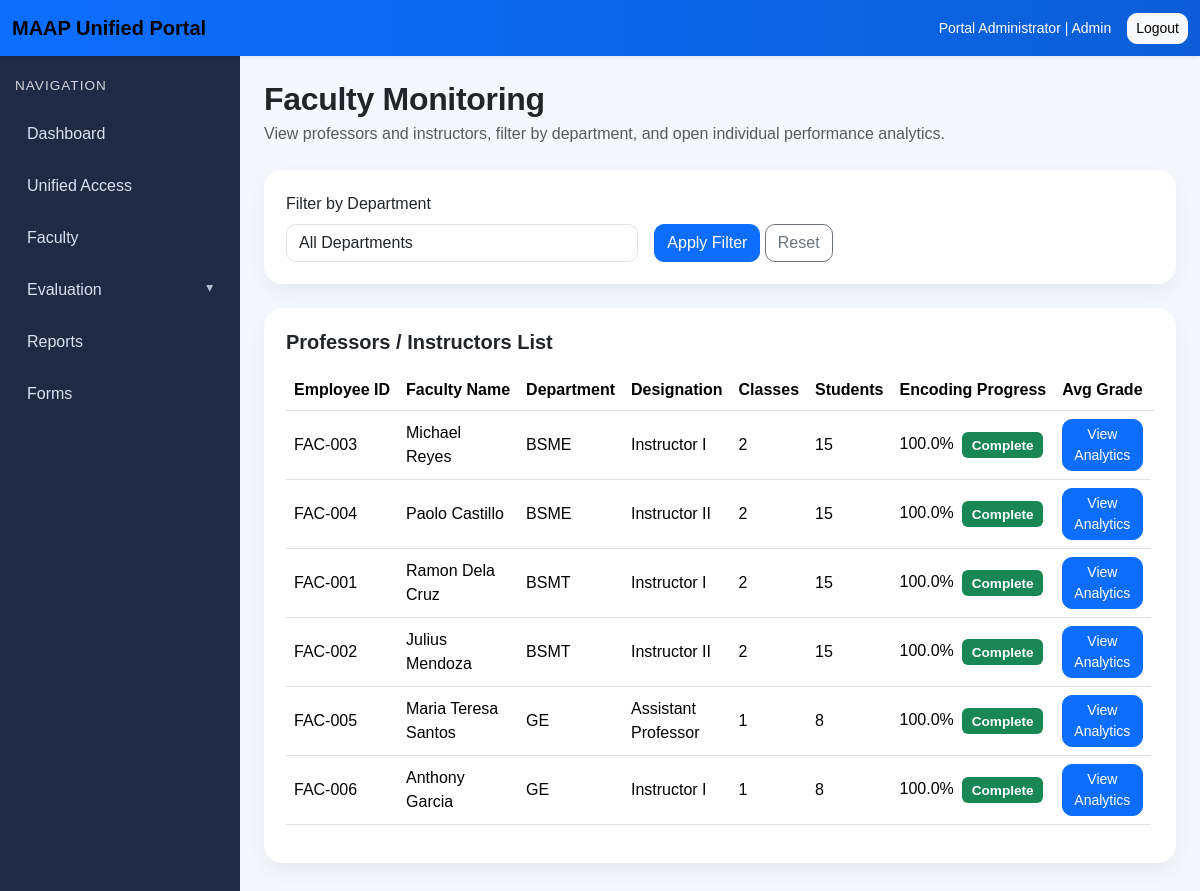
Page /academics/admin/faculty/ (signed in) on the committed database.
### accounts/models.py (models this page shows, shortened)
class CustomUser(AbstractUser):
    ROLE_CHOICES = [
        ("admin", "Admin"),
        ("faculty", "Faculty"),
        ("student", "Student"),
    ]
    role = models.CharField(max_length=20, choices=ROLE_CHOICES, default="student")

### academics/models.py (models this page shows, shortened)
class FacultyProfile(models.Model):
    user = models.OneToOneField(
        settings.AUTH_USER_MODEL,
        on_delete=models.CASCADE,
        related_name="faculty_profile"
    )
    department = models.ForeignKey(
        Department,
        on_delete=models.SET_NULL,
        null=True,
        blank=True,
        related_name="faculty_members"
    )
    employee_id = models.CharField(max_length=30, unique=True)
    designation = models.CharField(max_length=100, blank=True)
    class Meta:
        ordering = ["employee_id"]

class Department(models.Model):
    name = models.CharField(max_length=150, unique=True)
    code = models.CharField(max_length=20, unique=True)
    class Meta:
        ordering = ["name"]

### academics/views.py (the view)
# urls.py: path("admin/faculty/", views.admin_faculty_list, name="admin-faculty-list"),
@login_required
def admin_faculty_list(request):
    if request.user.role != "admin":
        return redirect("role-redirect")
    departments = Department.objects.all().order_by("code")
    selected_department_id = request.GET.get("department")
    faculty_qs = (
        FacultyProfile.objects
        .select_related("user", "department")
        .order_by("department__code", "employee_id")
    )
    if selected_department_id:
        faculty_qs = faculty_qs.filter(department_id=selected_department_id)
    faculty_rows = []
    for faculty in faculty_qs:
        assigned_classes = ClassSection.objects.filter(faculty=faculty).count()
        total_students = (
            Enrollment.objects
            .filter(class_section__faculty=faculty)
            .values("student")
            .distinct()
            .count()
        )
        total_records = Enrollment.objects.filter(class_section__faculty=faculty).count()
        graded_records = Grade.objects.filter(enrollment__class_section__faculty=faculty).count()
        progress_percent = 0
        if total_records > 0:
            progress_percent = round((graded_records / total_records) * 100, 2)
        if progress_percent == 100:
            progress_status = "Complete"
        elif progress_percent > 0:
            progress_status = "In Progress"
        else:
            progress_status = "Not Started"
        average_grade = (
            Grade.objects
            .filter(enrollment__class_section__faculty=faculty)
            .aggregate(avg=Avg("final_grade"))
            .get("avg")
        )
        average_attendance = (
            AttendanceSummary.objects
            .filter(enrollment__class_section__faculty=faculty)
            .aggregate(avg=Avg("attendance_percent"))
            .get("avg")
        )
        evaluation_average = (
            FacultyEvaluation.objects
            .filter(faculty=faculty)
            .aggregate(avg=Avg("evaluation_score"))
            .get("avg")
        )
        faculty_rows.append({
            "faculty": faculty,
            "assigned_classes": assigned_classes,
            "total_students": total_students,
            "total_records": total_records,
            "graded_records": graded_records,
            "progress_percent": progress_percent,
            "progress_status": progress_status,
            "average_grade": average_grade,
            "average_attendance": average_attendance,
            "evaluation_average": evaluation_average,
        })
    context = {
        "page_title": "Faculty Monitoring",
        "departments": departments,
        "selected_department_id": selected_department_id,
        "faculty_rows": faculty_rows,
    }
    return render(request, "academics/admin_faculty_list.html", context)

### templates/academics/admin_faculty_list.html (shortened to what this page needs)
{% extends "base.html" %}
{% block content %}
<div class="page-header">
    <h2 class="fw-bold mb-1">Faculty Monitoring</h2>
    <p class="text-muted mb-0">
        View professors and instructors, filter by department, and open individual performance analytics.
    </p>
</div>
<div class="section-box mb-4">
    <form method="get" class="row g-3 align-items-end">
        <div class="col-md-5">
            <label class="form-label">Filter by Department</label>
            <select name="department" class="form-control">
                <option value="">All Departments</option>
            </select>
        </div>
        <div class="col-md-4">
            <button type="submit" class="btn btn-primary">Apply Filter</button>
            <a href="{% url 'admin-faculty-list' %}" class="btn btn-outline-secondary">Reset</a>
        </div>
    </form>
</div>
<div class="section-box">
    <h5 class="fw-bold mb-3">Professors / Instructors List</h5>
    <div class="table-responsive">
        <table class="table align-middle">
            <thead>
                <tr>
                    <th>Employee ID</th>
                    <th>Faculty Name</th>
                    <th>Department</th>
                    <th>Designation</th>
                    <th>Classes</th>
                    <th>Students</th>
                    <th>Encoding Progress</th>
                    <th>Avg Grade</th>
                    <th></th>
                </tr>
            </thead>
            <tbody>
                {% for row in faculty_rows %}
                <tr>
                    <td>{{ row.faculty.employee_id }}</td>
                    <td>{{ row.faculty.user.get_full_name }}</td>
                    <td>
                        {% if row.faculty.department %}
                            {{ row.faculty.department.code }}
                        {% else %}
                            -
                        {% endif %}
                    </td>
                    <td>{{ row.faculty.designation }}</td>
                    <td>{{ row.assigned_classes }}</td>
                    <td>{{ row.total_students }}</td>
                    <td>
                        {{ row.progress_percent }}%
                        {% if row.progress_status == "Complete" %}
                            <span class="badge bg-success ms-1">Complete</span>
                        {% elif row.progress_status == "In Progress" %}
                            <span class="badge bg-warning ms-1">In Progress</span>
                        {% else %}
                            <span class="badge bg-secondary ms-1">Not Started</span>
                        {% endif %}
                    </td>
                    <td>
                        <a href="{% url 'admin-faculty-analytics' row.faculty.id %}" class="btn btn-primary btn-sm">
                            View Analytics
                        </a>
                    </td>
                </tr>
                {% empty %}
                <tr>
                    <td colspan="8" class="text-center text-muted">No faculty records found.</td>
                </tr>
                {% endfor %}
            </tbody>
        </table>
    </div>
</div>
{% endblock %}

### templates/base.html (shortened to what this page needs)
{% load static %}
<!DOCTYPE html>
<html lang="en">
<head>
    <link href="https://cdn.jsdelivr.net/npm/bootstrap@5.3.3/dist/css/bootstrap.min.css" rel="stylesheet">
    <link rel="stylesheet" href="{% static 'css/portal.css' %}">
</head>
<body>
{% if user.is_authenticated %}
    <nav class="navbar navbar-expand-lg portal-navbar shadow-sm">
        <div class="container-fluid">
            <a class="navbar-brand fw-bold" href="{% url 'role-redirect' %}">
                MAAP Unified Portal
            </a>
            <div class="d-flex align-items-center gap-3 ms-auto">
                <span class="text-white small">
                    {{ user.get_full_name|default:user.username }} | {{ user.role|title }}
                </span>
                <form method="post" action="{% url 'logout' %}">
                    <button type="submit" class="btn btn-light btn-sm">Logout</button>
                </form>
            </div>
        </div>
    </nav>
    <div class="portal-wrapper">
        <aside class="portal-sidebar">
            <div class="sidebar-heading">Navigation</div>
            <a href="{% url 'role-redirect' %}" class="sidebar-link">Dashboard</a>
            <a href="{% url 'unified-access' %}" class="sidebar-link">Unified Access</a>
            {% if user.role == 'admin' %}
                    <a href="{% url 'admin-faculty-list' %}" class="sidebar-link">Faculty</a>
                    <button class="sidebar-link sidebar-toggle {% if '/evaluations/' in request.path %}active{% endif %}"
                        type="button"
                        data-bs-toggle="collapse"
                        data-bs-target="#evaluationSubMenu"
                        aria-expanded="{% if '/evaluations/' in request.path %}true{% else %}false{% endif %}"
                        aria-controls="evaluationSubMenu">Evaluation<span class="sidebar-arrow">▾</span>
                    </button>
                <a href="{% url 'reports-index' %}" class="sidebar-link">Reports</a>
                <a href="{% url 'forms-repository' %}" class="sidebar-link">Forms</a>
            {% endif %}
        </aside>
        <main class="portal-content">
{% else %}
    <div class="container py-5">
        <div class="row justify-content-center">
            <div class="col-md-6 col-lg-5">
{% endif %}
                {% block content %}{% endblock %}
{% if user.is_authenticated %}
        </main>
    </div>
{% else %}
            </div>
        </div>
    </div>
{% endif %}
</body>
</html>

### static/css/portal.css (style rules this page uses)
body { background-color: #f4f7fb; font-family: Arial, sans-serif; margin: 0; overflow-x: hidden; }
.portal-navbar { background: linear-gradient(90deg, #0d6efd, #0b5ed7); }
.portal-wrapper { display: flex; min-height: calc(100vh - 56px); width: 100%; max-width: 100vw; min-width: 0; overflow-x: hidden; }
.portal-sidebar { width: 240px; flex: 0 0 240px; background-color: #1f2a44; color: #ffffff; padding: 20px 15px; }
.sidebar-heading { font-size: 0.85rem; text-transform: uppercase; letter-spacing: 1px; margin-bottom: 16px; opacity: 0.8; }
.sidebar-link { display: block; color: #d9e2f2; text-decoration: none; padding: 10px 12px; margin-bottom: 8px; border-radius: 10px; transition: 0.2s ease; }
.portal-content { flex: 1 1 auto; width: calc(100vw - 240px); max-width: calc(100vw - 240px); padding: 24px; min-width: 0; overflow-x: hidden; box-sizing: border-box; }
.page-header { margin-bottom: 24px; }
.section-box { background: #ffffff; border-radius: 18px; padding: 22px; box-shadow: 0 8px 20px rgba(0, 0, 0, 0.06); }
.badge { font-size: 0.85rem; padding: 0.45em 0.7em; }
.table th { white-space: nowrap; }
.table td { vertical-align: middle; }
.btn { border-radius: 10px; }
.form-control, .form-select { border-radius: 10px; }
.page-header h2 { letter-spacing: -0.3px; }
.section-box { margin-bottom: 4px; }
.sidebar-toggle { width: 100%; border: none; background: transparent; text-align: left; cursor: pointer; }
.sidebar-arrow { float: right; font-size: 0.85rem; opacity: 0.8; }
.admin-dashboard *, .portal-content * { box-sizing: border-box; }

### rows in the picture
CustomUser: get_full_name "Portal Administrator", role "Admin"
FacultyProfile: faculty.employee_id "FAC-003", faculty.user.get_full_name "Michael Reyes", faculty.department.code "BSME", faculty.designation "Instructor I", assigned_classes "2", total_students "15", progress_percent "100.0"
FacultyProfile: faculty.employee_id "FAC-004", faculty.user.get_full_name "Paolo Castillo", faculty.department.code "BSME", faculty.designation "Instructor II", assigned_classes "2", total_students "15", progress_percent "100.0"
FacultyProfile: faculty.employee_id "FAC-001", faculty.user.get_full_name "Ramon Dela Cruz", faculty.department.code "BSMT", faculty.designation "Instructor I", assigned_classes "2", total_students "15", progress_percent "100.0"
FacultyProfile: faculty.employee_id "FAC-002", faculty.user.get_full_name "Julius Mendoza", faculty.department.code "BSMT", faculty.designation "Instructor II", assigned_classes "2", total_students "15", progress_percent "100.0"
FacultyProfile: faculty.employee_id "FAC-005", faculty.user.get_full_name "Maria Teresa Santos", faculty.department.code "GE", faculty.designation "Assistant Professor", assigned_classes "1", total_students "8", progress_percent "100.0"
FacultyProfile: faculty.employee_id "FAC-006", faculty.user.get_full_name "Anthony Garcia", faculty.department.code "GE", faculty.designation "Instructor I", assigned_classes "1", total_students "8", progress_percent "100.0"
